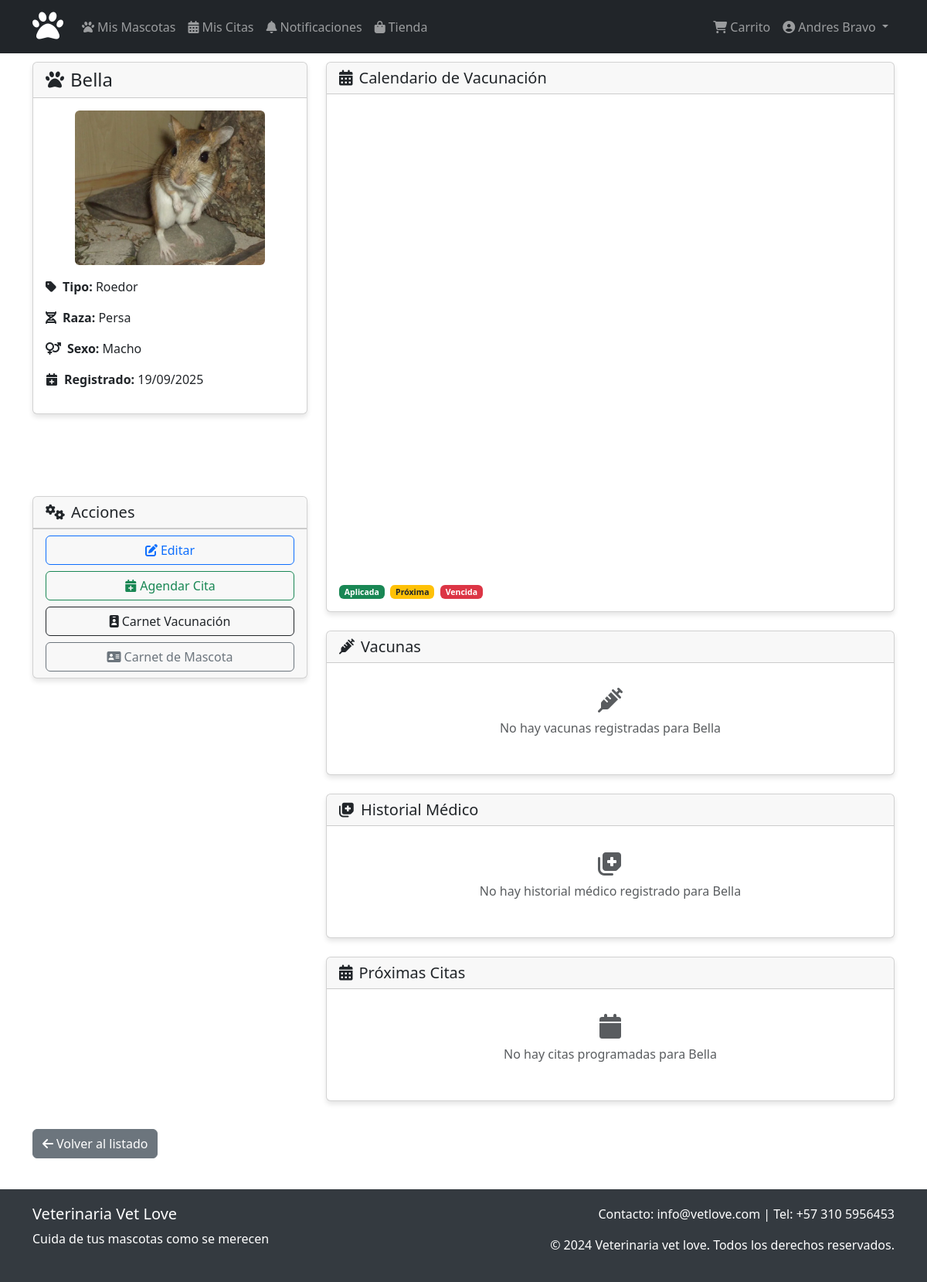
Before: /mascotas/6/ (signed in) with the older database file.
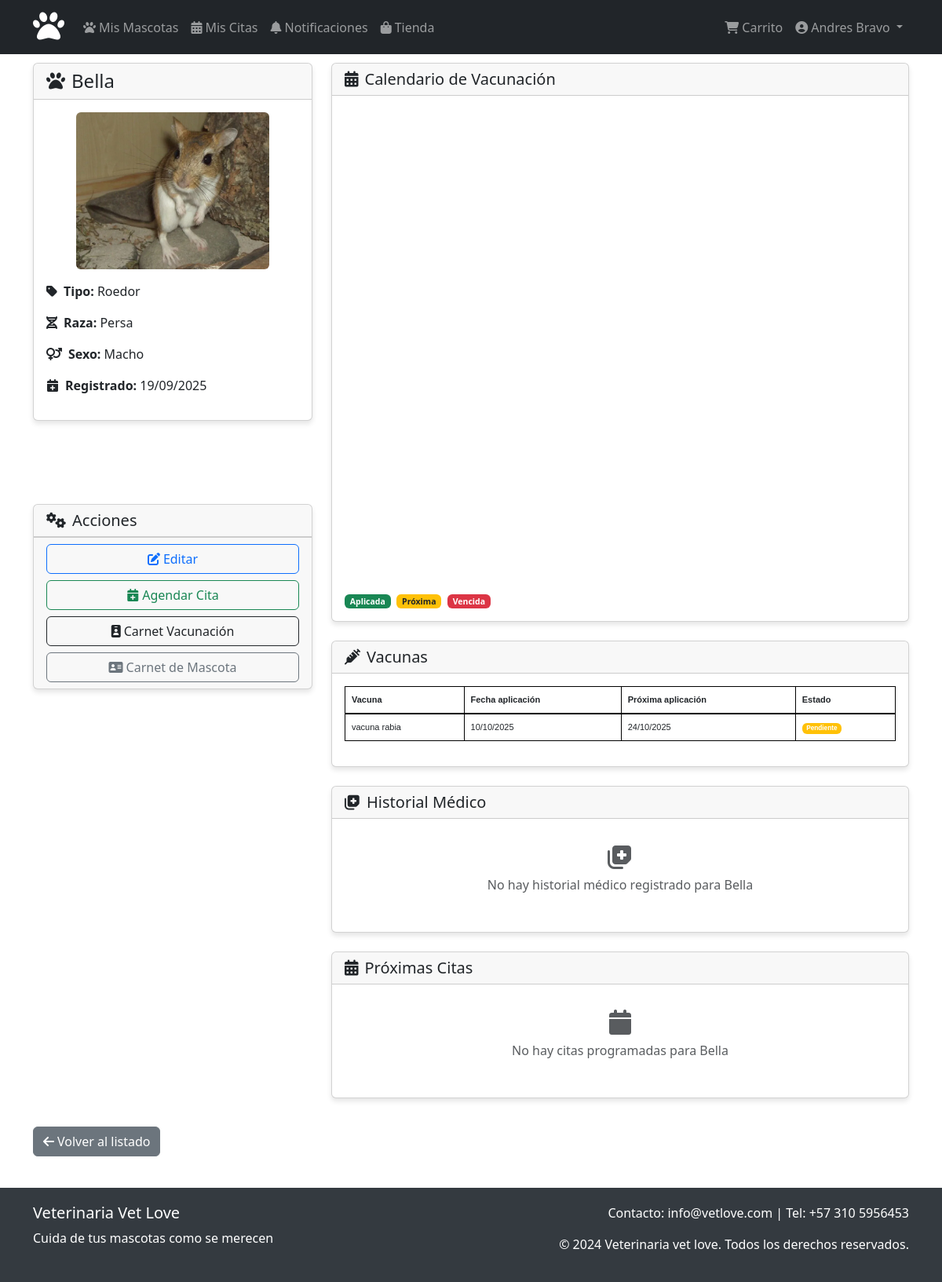
After: the same page with the newer database file.
### mascotas/models.py (models this page shows, shortened)
class Mascota(models.Model):
    TIPO_CHOICES = [
        ('perro', 'Perro'),
        ('gato', 'Gato'),
        ('ave', 'Ave'),
        ('roedor', 'Roedor'),
        ('reptil', 'Reptil'),
        ('otro', 'Otro'),
    ]
    SEXO_CHOICES = [
        ('macho', 'Macho'),
        ('hembra', 'Hembra'),
    ]
    ESTERILIZADO_CHOICES = [
        ('si', 'Sí'),
        ('no', 'No'),
        ('desconocido', 'Desconocido'),
    ]
    ESTADO_VACUNACION_CHOICES = [
        ('completo', 'Vacunación Completa y Actualizada'),
        ('parcial', 'Algunas Vacunas Pendientes'),
        ('desconocido', 'Desconocido/No hay Registros'),
        ('ninguna', 'Sin Vacunación'),
    ]
    DESPARASITACION_CHOICES = [
        ('actualizado', 'Desparasitación Actualizada'),
        ('pendiente', 'Desparasitación Pendiente'),
        ('desconocido', 'Estado Desconocido'),
    ]
    COMPORTAMIENTO_CONSULTA_CHOICES = [
        ('tranquilo', 'Tranquilo y Cooperativo'),
        ('nervioso', 'Nervioso pero Manejable'),
        ('asustadizo', 'Muy Asustadizo/Difícil de Examinar'),
        ('agresivo', 'Puede ser Agresivo/Morder'),
        ('solo_dueno', 'Solo Permite Manejo del Dueño'),
        ('requiere_sedacion', 'Requiere Sedación para Procedimientos'),
    ]
    nombre = models.CharField(max_length=100, verbose_name="Nombre")
    tipo = models.CharField(max_length=10, choices=TIPO_CHOICES, verbose_name="Especie")
    raza = models.CharField(max_length=100, verbose_name="Raza")
    sexo = models.CharField(max_length=10, choices=SEXO_CHOICES, verbose_name="Sexo")
    fecha_nacimiento = models.DateField(null=True, blank=True, verbose_name="Fecha de nacimiento")
    cliente = models.ForeignKey(Cliente, on_delete=models.CASCADE, related_name='mascotas', verbose_name="Cliente")
    microchip = models.CharField(max_length=15, blank=True, verbose_name="Microchip")
    foto = models.ImageField(upload_to='mascotas/', null=True, blank=True, verbose_name="Foto")
    alergias_conocidas = models.TextField(blank=True, verbose_name="Alergias conocidas")
    alergias_tipo = models.CharField(max_length=200, blank=True, verbose_name="Tipos de alergias")
    enfermedades_cronicas = models.TextField(blank=True, verbose_name="Enfermedades crónicas")
    enfermedades_tipo = models.CharField(max_length=200, blank=True, verbose_name="Tipos de enfermedades")
    esterilizado = models.CharField(max_length=15, choices=ESTERILIZADO_CHOICES, default='desconocido', verbose_name="Esterilizado")
    fecha_esterilizacion = models.DateField(null=True, blank=True, verbose_name="Fecha de esterilización")
    peso_actual = models.DecimalField(
        max_digits=5, decimal_places=2, null=True, blank=True,
        verbose_name="Peso actual (kg)"
    )
    medicacion_actual = models.TextField(blank=True, verbose_name="Medicación actual")
    comportamiento_consulta = models.CharField(
        max_length=20, choices=COMPORTAMIENTO_CONSULTA_CHOICES,
        default='tranquilo', verbose_name="Comportamiento en consulta"
    )
    veterinario_habitual = models.CharField(max_length=200, blank=True, verbose_name="Veterinario habitual")
    telefono_emergencia = models.CharField(max_length=20, blank=True, verbose_name="Teléfono emergencia")
    estado_vacunacion = models.CharField(
        max_length=20, choices=ESTADO_VACUNACION_CHOICES,
        default='desconocido', verbose_name="Estado de vacunación"
    )
    fecha_ultima_vacuna = models.DateField(null=True, blank=True, verbose_name="Fecha última vacuna")
    desparasitacion = models.CharField(
        max_length=20, choices=DESPARASITACION_CHOICES,
        default='desconocido', verbose_name="Estado de desparasitación"
    )
    fecha_ultima_desparasitacion = models.DateField(null=True, blank=True, verbose_name="Fecha última desparasitación")
    cirugias_previas = models.CharField(max_length=200, blank=True, verbose_name="Cirugías previas")
    fecha_ultima_cirugia = models.DateField(null=True, blank=True, verbose_name="Fecha última cirugía")
    tipo_alimentacion = models.CharField(max_length=20, blank=True, verbose_name="Tipo de alimentación")
    frecuencia_alimentacion = models.CharField(max_length=100, blank=True, verbose_name="Frecuencia de alimentación")
    comportamiento = models.CharField(max_length=200, blank=True, verbose_name="Comportamiento")
    permite_manejo = models.CharField(max_length=50, blank=True, verbose_name="Permitividad al manejo")
    cartilla_vacunacion = models.CharField(max_length=20, blank=True, verbose_name="Estado de vacunación")
    observaciones_comportamiento = models.TextField(blank=True, verbose_name="Observaciones de comportamiento")
    caracteristicas = models.TextField(blank=True, verbose_name="Señas particulares")
    color = models.CharField(max_length=50, blank=True, verbose_name="Color principal")
    fecha_registro = models.DateTimeField(auto_now_add=True, verbose_name="Fecha de registro")
    def edad(self):
        if self.fecha_nacimiento:
            today = date.today()
            return today.year - self.fecha_nacimiento.year - (
                (today.month, today.day) < (self.fecha_nacimiento.month, self.fecha_nacimiento.day)
            )
        return None
    class Meta:
        verbose_name = "Mascota"
        verbose_name_plural = "Mascotas"
        ordering = ['nombre']

class Vacuna(models.Model):
    VIA_APLICACION_CHOICES = [
        ('subcutanea', 'Subcutánea'),
        ('intramuscular', 'Intramuscular'),
        ('intranasal', 'Intranasal'),
    ]
    mascota = models.ForeignKey(Mascota, on_delete=models.CASCADE, related_name='vacunas', verbose_name="Mascota")
    nombre = models.CharField(max_length=100, verbose_name="Nombre de la vacuna")
    fecha_aplicacion = models.DateField(verbose_name="Fecha de aplicación")
    fecha_proxima = models.DateField(verbose_name="Próxima aplicación")
    aplicada = models.BooleanField(default=True, verbose_name="Aplicada")
    lote = models.CharField(
        max_length=20,
        verbose_name="Número de lote",
        default="Lote no especificado"
    )
    laboratorio = models.CharField(
        max_length=100,
        verbose_name="Laboratorio fabricante",
        default="Laboratorio no especificado"
    )
    via_aplicacion = models.CharField(max_length=15, choices=VIA_APLICACION_CHOICES, default='subcutanea', verbose_name="Vía de aplicación")
    sitio_aplicacion = models.CharField(max_length=100, blank=True, verbose_name="Sitio de aplicación")
    reacciones_adversas = models.TextField(blank=True, verbose_name="Reacciones adversas")
    class Meta:
        verbose_name = "Vacuna"
        verbose_name_plural = "Vacunas"
        ordering = ['-fecha_aplicacion']

### mascotas/views.py (the view)
# urls.py: path('<int:mascota_id>/', login_required(views.detalle_mascota), name='detalle_mascota'),
def detalle_mascota(request, mascota_id):
    mascota = get_object_or_404(
        Mascota.objects.select_related('cliente'),
        id=mascota_id
    )
    es_admin = request.user.is_staff or request.user.is_superuser
    if not es_admin:
        if not hasattr(request.user, 'cliente') or mascota.cliente != request.user.cliente:
            return HttpResponseForbidden("No tienes permiso para ver esta mascota")
    mascota = Mascota.objects.prefetch_related(
        'historial_medico',
        'vacunas',
        'citas'
    ).get(id=mascota_id)
    fecha_expedicion = timezone.now()
    fecha_vencimiento = fecha_expedicion + timedelta(days=730)
    return render(request, 'mascotas/detalle_mascota.html', {
        'mascota': mascota,
        'historial': mascota.historial_medico.all(),
        'vacunas': mascota.vacunas.all(),
        'citas': getattr(mascota, 'citas', None).all() if hasattr(mascota, 'citas') else [],
        'fecha_expedicion': fecha_expedicion.strftime('%d/%m/%Y'),
        'fecha_vencimiento': fecha_vencimiento.strftime('%d/%m/%Y'),
        'es_admin': es_admin
    })

### mascotas/templates/mascotas/detalle_mascota.html (shortened to what the changed rows need)
{% extends 'base.html' %}
{% load static %}
{% block content %}
<div class="row">
    <div class="col-md-4">
        <div class="card mb-3">
            <div class="card-header">
                <h4 class="card-title mb-0">
                    <i class="fas fa-paw me-2"></i>{{ mascota.nombre }}
                </h4>
            </div>
            <div class="card-body text-center">
                {% if mascota.foto %}
                <img src="{{ mascota.foto.url }}" alt="{{ mascota.nombre }}" class="img-fluid rounded mb-3" style="max-height: 200px;">
                {% else %}
                <div class="bg-secondary text-white rounded d-flex align-items-center justify-content-center mb-3" style="height: 150px;">
                    <i class="fas fa-camera fa-2x"></i>
                </div>
                {% endif %}
                <div class="text-start">
                    <p><strong><i class="fas fa-tag me-2"></i>Tipo:</strong> {{ mascota.get_tipo_display }}</p>
                    <p><strong><i class="fas fa-dna me-2"></i>Raza:</strong> {{ mascota.raza|default:"No especificada" }}</p>
                    <p><strong><i class="fas fa-venus-mars me-2"></i>Sexo:</strong> {{ mascota.get_sexo_display }}</p>
                    <p><strong><i class="fas fa-calendar-plus me-2"></i>Registrado:</strong> {{ mascota.fecha_registro|date:"d/m/Y" }}</p>
                </div>
            </div>
        </div>
    </div>
    <div class="col-md-8">
        <div class="card mb-4">
            <div class="card-body">
                {% if vacunas %}
                <div class="table-responsive">
                    <table class="table table-excel">
                        <thead class="table-excel-header">
                            <tr>
                                <th class="table-excel-cell">Vacuna</th>
                                <th class="table-excel-cell">Fecha aplicación</th>
                                <th class="table-excel-cell">Próxima aplicación</th>
                                <th class="table-excel-cell">Estado</th>
                            </tr>
                        </thead>
                        <tbody>
                            {% for vacuna in vacunas %}
                            <tr class="table-excel-row">
                                <td class="table-excel-cell">{{ vacuna.nombre }}</td>
                                <td class="table-excel-cell">{{ vacuna.fecha_aplicacion|date:"d/m/Y" }}</td>
                                <td class="table-excel-cell">{{ vacuna.fecha_proxima|date:"d/m/Y" }}</td>
                                <td class="table-excel-cell">
                                    <span class="badge bg-{% if vacuna.aplicada %}success{% else %}warning{% endif %}">
                                        {% if vacuna.aplicada %}Aplicada{% else %}Pendiente{% endif %}
                                    </span>
                                </td>
                            </tr>
                            {% endfor %}
                        </tbody>
                    </table>
                </div>
                {% else %}
                <div class="text-center text-muted py-3">
                    <i class="fas fa-syringe fa-2x mb-2"></i>
                    <p>No hay vacunas registradas para {{ mascota.nombre }}</p>
                </div>
                {% endif %}
            </div>
        </div>
        <div class="card mb-4">
            <div class="card-body">
                {% if historial %}
                <div class="accordion" id="historialAccordion">
                    {% for registro in historial %}
                    <div class="accordion-item">
                        <h2 class="accordion-header" id="heading{{ registro.id }}">
                            <button class="accordion-button collapsed" type="button" data-bs-toggle="collapse" data-bs-target="#collapse{{ registro.id }}">
                                {{ registro.fecha|date:"d/m/Y H:i" }} - {{ registro.veterinario }}
                                {% if registro.peso %}({{ registro.peso }} kg){% endif %}
                            </button>
                        </h2>
                        <div id="collapse{{ registro.id }}" class="accordion-collapse collapse" data-bs-parent="#historialAccordion">
                            <div class="accordion-body">
                                <p><strong>Diagnóstico:</strong> {{ registro.diagnostico }}</p>
                                {% if registro.tratamiento %}
                                <p><strong>Tratamiento:</strong> {{ registro.tratamiento }}</p>
                                {% endif %}
                                {% if registro.observaciones %}
                                <p><strong>Observaciones:</strong> {{ registro.observaciones }}</p>
                                {% endif %}
                            </div>
                        </div>
                    </div>
                    {% endfor %}
                </div>
                {% else %}
                <div class="text-center text-muted py-3">
                    <i class="fas fa-notes-medical fa-2x mb-2"></i>
                    <p>No hay historial médico registrado para {{ mascota.nombre }}</p>
                </div>
                {% endif %}
            </div>
        </div>
        <div class="card">
            <div class="card-body">
                {% if citas %}
                <div class="list-group">
                    {% for cita in citas %}
                    <div class="list-group-item">
                        <div class="d-flex w-100 justify-content-between">
                            <h6 class="mb-1">{{ cita.fecha|date:"d/m/Y H:i" }}</h6>
                            <span class="badge bg-{% if cita.estado == 'programada' %}warning{% elif cita.estado == 'confirmada' %}info{% else %}secondary{% endif %}">
                                {{ cita.get_estado_display }}
                            </span>
                        </div>
                        <p class="mb-1">{{ cita.get_tipo_display }}</p>
                        <small class="text-muted">{{ cita.motivo|truncatewords:10 }}</small>
                    </div>
                    {% endfor %}
                </div>
                {% else %}
                <div class="text-center text-muted py-3">
                    <i class="fas fa-calendar fa-2x mb-2"></i>
                    <p>No hay citas programadas para {{ mascota.nombre }}</p>
                </div>
                {% endif %}
            </div>
        </div>
    </div>
</div>
{% endblock %}
{% block extra_css %}
<link href="https://cdn.jsdelivr.net/npm/fullcalendar@5.11.3/main.min.css" rel="stylesheet">
<link rel="stylesheet" href="{% static 'mascotas/css/detalle_mascota.css' %}">
<link rel="stylesheet" href="{% static 'mascotas/css/carnet_cedula.css' %}">
<link href="https://cdn.jsdelivr.net/npm/bootstrap@5.3.0/dist/css/bootstrap.min.css" rel="stylesheet">
{% endblock %}

Changed rows visible on the page:
shown differently, row unchanged: Mascota "Bella": nombre "Bella" → (not shown)
added Vacuna: nombre "vacuna rabia", fecha_aplicacion "10/10/2025", fecha_proxima "24/10/2025", aplicada "Pendiente"
Other visible differences:
text no longer shown: "No hay vacunas registradas para"
text now shown: "Vacuna Fecha aplicación Próxima aplicación Estado"
